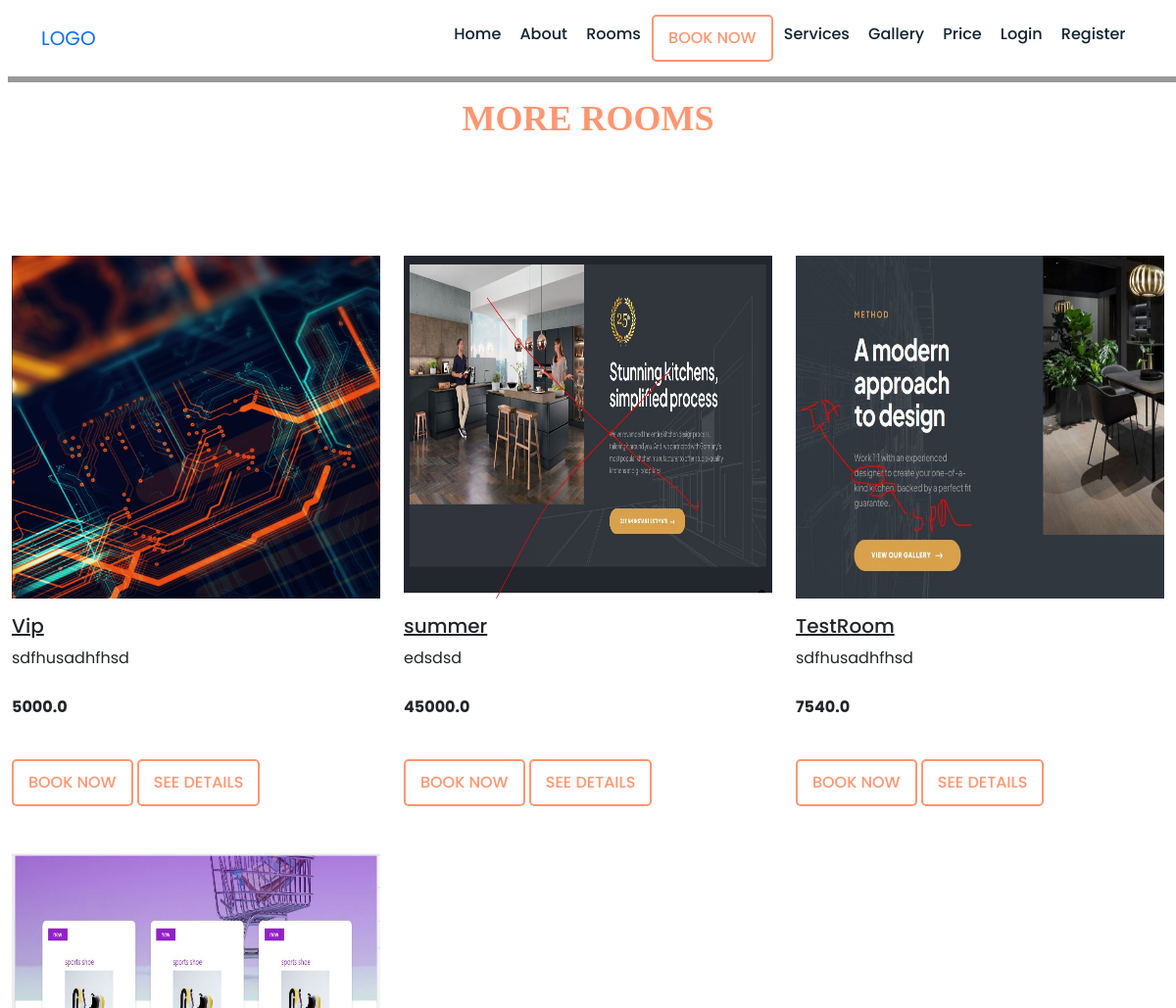
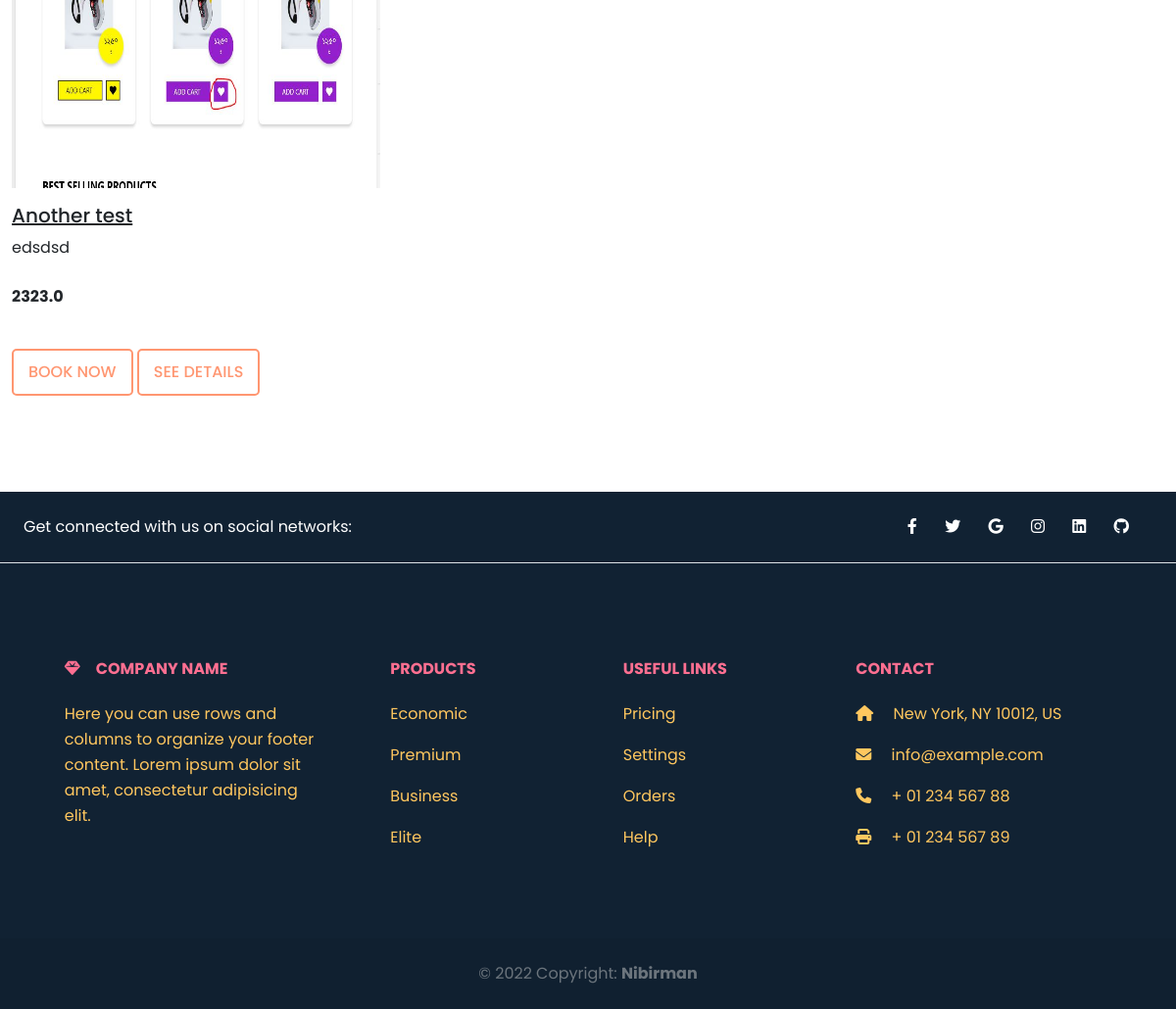
The app's page /rooms/, older data (2 pictures, top to bottom).
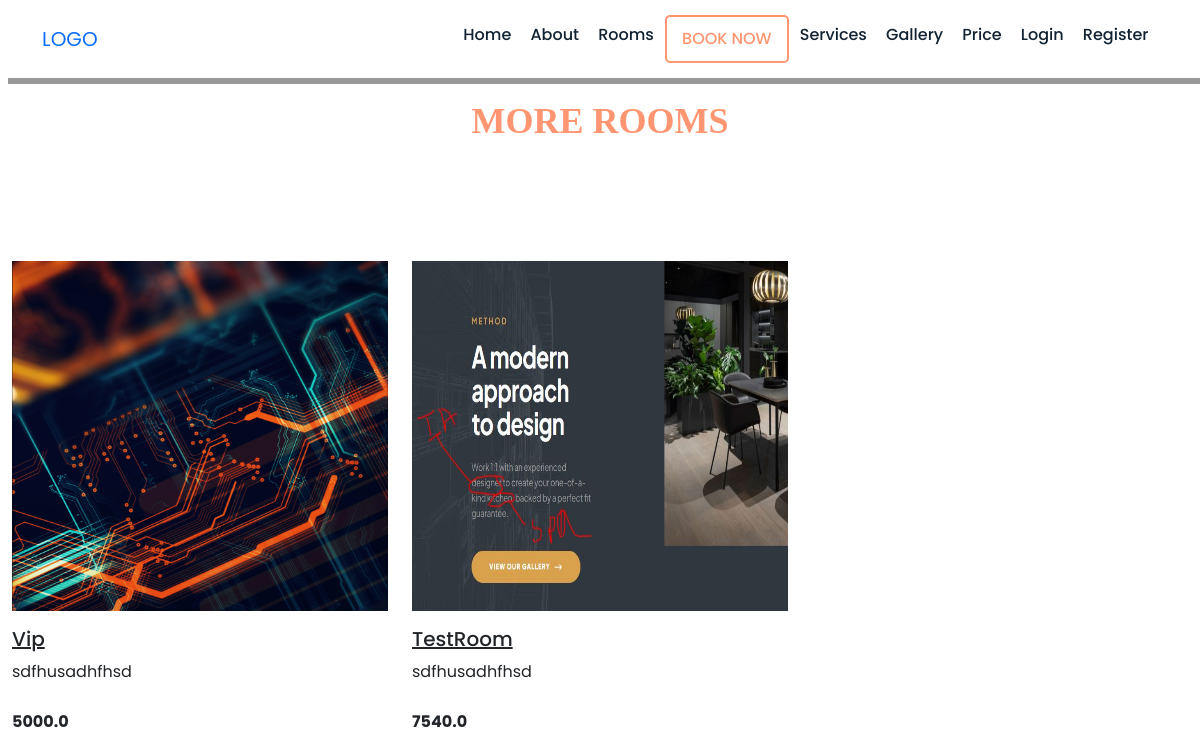
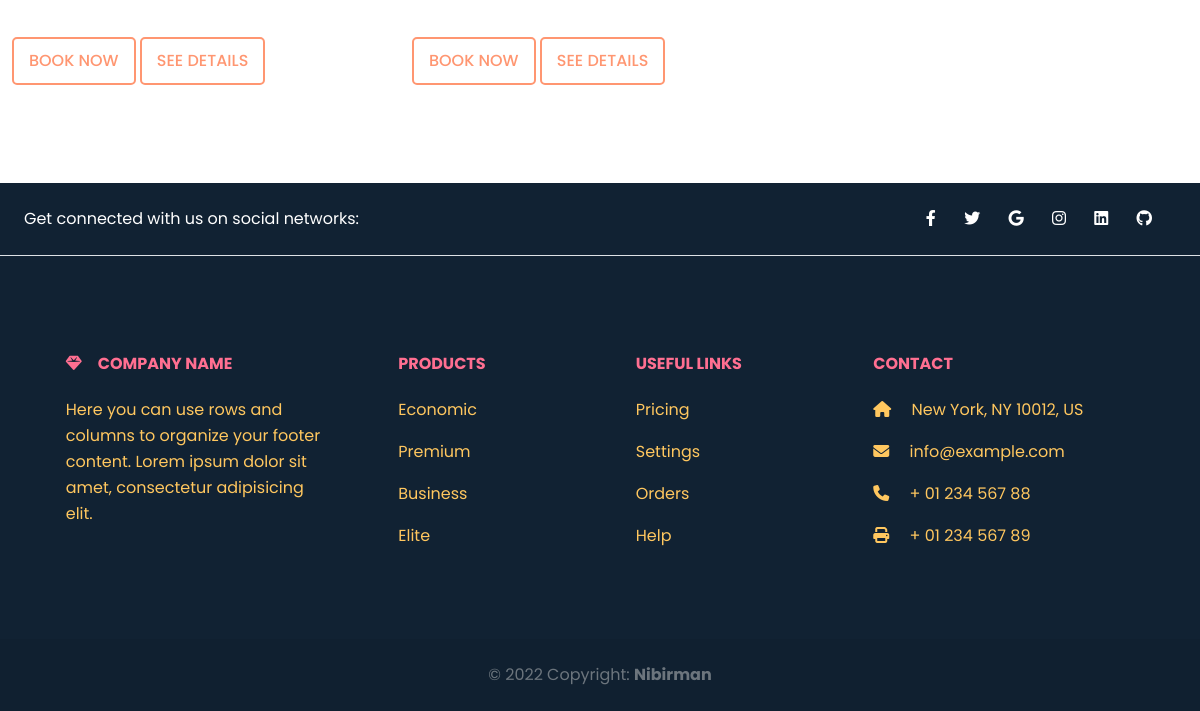
The same page, newer data (2 pictures, top to bottom).
### hotel/models.py (models this page shows, shortened)
class Room(models.Model):
     name = models.CharField(max_length=200, null=True)
     room_number = models.PositiveIntegerField()
     price = models.FloatField()
     short_desc=models.CharField(max_length=200, null=True)
     long_desc=models.TextField()
     category = models.ForeignKey(Category, on_delete=models.CASCADE)
     image = models.ImageField(upload_to='images/room', null=True, blank=True)
     gallery = models.ManyToManyField(Gallery, blank=True,related_name="product_img")
     booked=models.BooleanField(default=False)
     type = models.CharField(max_length=100)
     capacity =  models.IntegerField()
     beds =  models.IntegerField()

### hotel/views.py (the view)
# urls.py: path('rooms/', views.room, name='rooms'),
def room(request):
    all_rooms = Room.objects.filter(booked=False)
    context = {'all_rooms': all_rooms}
    return render(request, 'rooms.html', context)

### templates/rooms.html (shortened to what this page needs)
{% load static %}
{% include "navbar.html" %}
    {% block content %}
   <section id="rooms" class="room_wrapper mt-5">
    <div class="container-fluid">
        <div class="row">
            <div class="col-sm-12 section-title text-center mb-5">
                <h3>MORE ROOMS</h3>
            </div>
        </div>
        <div class="row">
            {% for room in all_rooms %}
            <div class="col-md-4 mb-4 mb-lg-5">
                <div class="room-items">
                    <img class="rooms-img" src="{{ room.image.url }}" alt="" class="img-fluid">
                    <div class="room-item-wrap">
                        <div class="room-content">
                            <h5 class="text-darkmb-lg-5 text-decoration-underline pt-3">{{ room.name}}</h5>
                            <p class="text-dark">{{ room.short_desc }}</p>
                            <p class="text-dark fw-bold mt-lg-4">{{room.price}}</p>
                            <a href="{% url 'booking' %}" class="main-btn mt-4">Book Now</a>
                            <a href="{% url 'single_room' room.id %}" class="main-btn mt-4">See Details</a>
                        </div>
                    </div>
                </div>
            </div>
            {% endfor %}
    </div>
      </div>
   </section>
   <footer class="main-footer text-center text-lg-start text-muted">
    <section class="d-flex justify-content-center justify-content-lg-between p-4 border-bottom">
      <div class="me-5 d-none d-lg-block">
        <span class="footer-text">Get connected with us on social networks:</span>
      </div>
      <div class="footer-icons">
        <a href="" class="me-4 text-reset">
          <i class="fab fa-facebook-f"></i>
        </a>
        <a href="" class="me-4 text-reset">
          <i class="fab fa-twitter"></i>
        </a>
        <a href="" class="me-4 text-reset">
          <i class="fab fa-google"></i>
        </a>
        <a href="" class="me-4 text-reset">
          <i class="fab fa-instagram"></i>
        </a>
        <a href="" class="me-4 text-reset">
          <i class="fab fa-linkedin"></i>
        </a>
        <a href="" class="me-4 text-reset">
          <i class="fab fa-github"></i>
        </a>
      </div>
    </section>
    <section class="">
      <div class="container text-center text-md-start mt-5">
        <div class="row mt-3">
          <div class="col-md-3 col-lg-4 col-xl-3 mx-auto mb-4">
            <h6 class="text-uppercase fw-bold mb-4">
              <i class="fas fa-gem me-3"></i>Company name
            </h6>
            <p>
              Here you can use rows and columns to organize your footer content. Lorem ipsum
              dolor sit amet, consectetur adipisicing elit.
            </p>
          </div>
          <div class="col-md-2 col-lg-2 col-xl-2 mx-auto mb-4">
            <h6 class="text-uppercase fw-bold mb-4">
              Products
            </h6>
            <p>
              <a href="#!" class="text-reset">Economic</a>
            </p>
            <p>
              <a href="#!" class="text-reset">Premium</a>
            </p>
            <p>
              <a href="#!" class="text-reset">Business</a>
            </p>
            <p>
              <a href="#!" class="text-reset">Elite</a>
            </p>
          </div>
          <div class="col-md-3 col-lg-2 col-xl-2 mx-auto mb-4">
            <h6 class="text-uppercase fw-bold mb-4">
              Useful links
            </h6>
            <p>
              <a href="#!" class="text-reset">Pricing</a>
            </p>
            <p>
              <a href="#!" class="text-reset">Settings</a>
            </p>
            <p>
              <a href="#!" class="text-reset">Orders</a>
            </p>
            <p>
              <a href="#!" class="text-reset">Help</a>
            </p>
          </div>
          <div class="col-md-4 col-lg-3 col-xl-3 mx-auto mb-md-0 mb-4">
            <h6 class="text-uppercase fw-bold mb-4">Contact</h6>
            <p><i class="fas fa-home me-3"></i> New York, NY 10012, US</p>
            <p>
              <i class="fas fa-envelope me-3"></i>
              info@example.com
            </p>
            <p><i class="fas fa-phone me-3"></i> + 01 234 567 88</p>
            <p><i class="fas fa-print me-3"></i> + 01 234 567 89</p>
          </div>
        </div>
      </div>
    </section>
    <div class="text-center p-4" style="background-color: rgba(0, 0, 0, 0.05);">
      © 2022 Copyright:
      <a class="text-reset fw-bold" href="https://www.facebook.com/nick404.vikings/">Nibirman</a>
    </div>
  </footer>
</body>
</html>
{% endblock %}

### templates/navbar.html (shortened to what this page needs)
{% load static %}
<!DOCTYPE html>
<html lang="en">
<head>
    <link rel="stylesheet" href="https://cdn.jsdelivr.net/npm/swiper@8/swiper-bundle.min.css"/>
    <link rel="stylesheet" href="https://cdnjs.cloudflare.com/ajax/libs/font-awesome/6.1.2/css/all.min.css"/>
    <link rel="stylesheet" href={% static "css/bootstrap.min.css" %}>
    <link rel="stylesheet" href={% static "css/responsive-style.css" %}>
    <link rel="stylesheet" href={% static "css/style.css" %}>
</head>
<body data-bs-spy="scroll" data-bs-target=".navbar" data-bs-offset="100">
   <header class="header_wrapper">
    <nav class="navbar fixed-top navbar-expand-lg">
        <div class="container">
        <a class="navbar-brand" href="{% url 'home' %}">LOGO</a>
        <div class="collapse navbar-collapse justify-content-end" id="navbarNav">
          <ul class="navbar-nav menu-navbar-nav">
            <li class="nav-item active">
              <a class="nav-link" href="{% url 'home' %}">Home <span class="sr-only">(current)</span></a>
            </li>
            <li class="nav-item">
              <a class="nav-link" href="#about">About</a>
            </li>
            <li class="nav-item">
              <a class="nav-link" href="#rooms">Rooms</a>
            </li>
           <li class="nav-item mt-3 mt-lg-0">
                <a class="main-btn" href="{% url 'rooms' %}">Book now</a>
            </li>
            <li class="nav-item">
                <a class="nav-link" href="#services">Services</a>
            </li>
            <li class="nav-item">
                <a class="nav-link" href="#gallery">Gallery</a>
            </li>
            <li class="nav-item">
                <a class="nav-link" href="#price">Price</a>
            </li>
                    {% if user.is_authenticated %}
         <li class="nav-item">
        <a class="nav-link" href="{% url 'profile' %}">Welcome, {{user.username}}</a>
      </li>
      <li class="nav-item">
        <a class="nav-link" href="/logout">Logout</a>
      </li>
      {% else %}
      <li class="nav-item">
        <a class="nav-link" href="/login">Login</a>
      </li>
             <li class="nav-item">
        <a class="nav-link" href="{% url 'register' %}">Register</a>
      </li>
      {% endif %}
          </ul>
        </div>
    </div>
      </nav>
   </header>

### static/css/style.css (style rules this page uses)
* { box-sizing: border-box; margin: 0px; padding: 0px; }
:root { --primary-color: #FF9671; --secondary-color: #FFC75F; --bg-color: #FF6F91; --bg-white: #fff; --bg-black: #000; --primary-font: 'Poppins', 'sans-serif'; }
body { font-family: var(--primary-font); background-color: var(--bg-white); }
a { text-decoration: none; }
section { padding: 3.125rem 0; }
.main-btn { font-size: 1rem; font-weight: 500; color: var(--primary-color); text-transform: uppercase; background-color: transparent; border: 2px solid var(--primary-color); padding: 10px 15px; border-radius: 5px; line-height: 1,75rem; display: inline-block; transition: all 0.3s ease-out 0s; }
h3 { margin-bottom: 1.875rem; line-height: 2.875rem; font-weight: 700; font-size: 2.25rem; color: #FF9671; font-family: serif; }
p { font-size: 1rem; color: #000; line-height: 1.625rem; }
.section-title:after { content: ''; background-image: url(); background-position: center; background-repeat: no-repeat; display: block; margin-top: -0.934rem; height: 3.375rem; }
.header_wrapper .navbar { padding: .9375rem 0; background: #fff; -webkit-box-shadow: 0.5rem .375rem rgb(0 0 0 / 40%); box-shadow: 0.5rem .375rem rgb(0 0 0 / 40%); -webkit-transition: bacground 0s ease-in-out 0s, margin-top 0s ease-in-out 0s, opacity 0s ease-in-out 0s; transition: bacground 0s ease-in-out 0s, margin-top 0s ease-in-out 0s, opacity 0s ease-in-out 0s; }
.header_wrapper .nav-item { margin: 0 .10rem; align-items: center; }
.header_wrapper .nav-item .nav-link { font-size: 1rem; font-weight: 500; color: #123; display: inline-block; }
.room_wrapper { position: relative; overflow: hidden; }
.room_wrapper .room-items img { width: 100%; transition: all 400ms ease-in 0s; }
.rooms-img { height: 350px; }
.main-footer { background: #123; }
.main-footer p { color: #FFC75F; }
.main-footer h6 { color: #FF6F91; }
.main-footer .footer-icons { color: white; }
.footer-text { color: white; }

Row changes from the older to the newer data that the page shows:
no longer on this page (row edited): Room: image (picture), name "summer", short_desc "edsdsd", price "45000.0"
no longer on this page (row edited): Room: image (picture), name "Another test", short_desc "edsdsd", price "2323.0"
